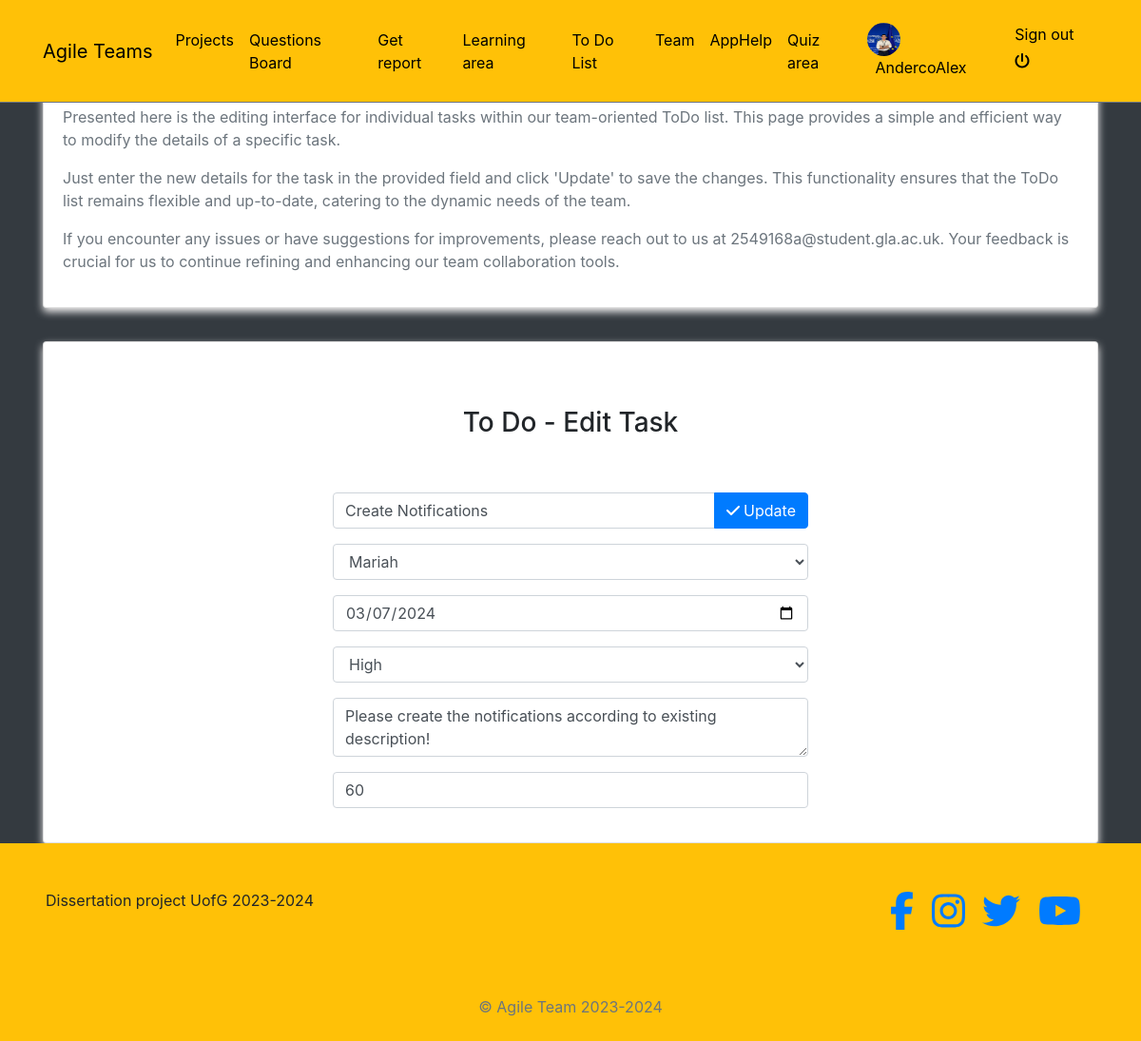
The app's page /todos/edit_task/80/ (signed in), older data.
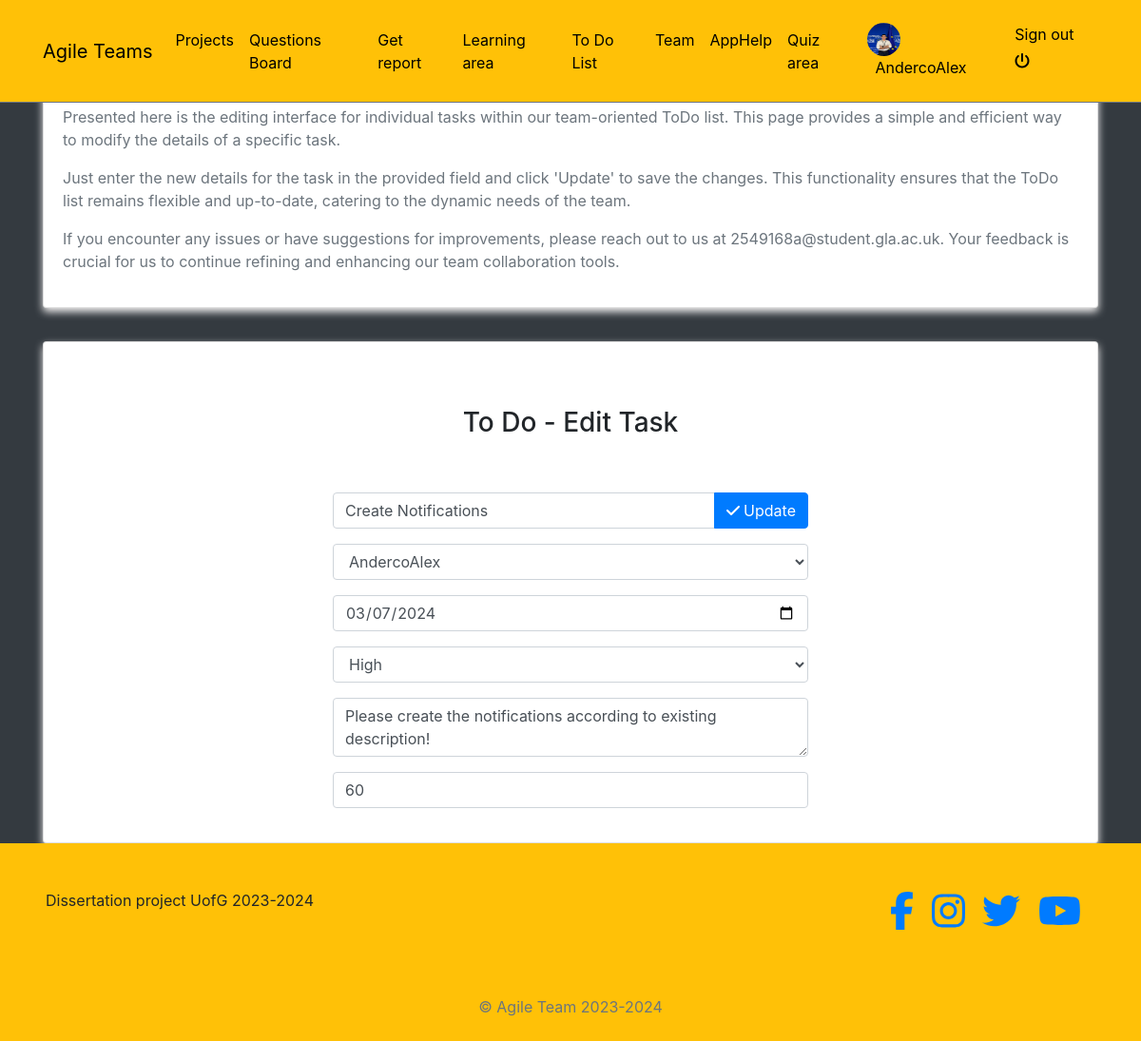
The same page, newer data.
### todo/models.py (models this page shows, shortened)
class Task(models.Model):
    TODO = 'TD'
    IN_PROGRESS = 'IP'
    DONE = 'DN'
    STATUS_CHOICES = [
        (TODO, 'To Do'),
        (IN_PROGRESS, 'In Progress'),
        (DONE, 'Done'),
    ]
    LOW = 'L'
    MEDIUM = 'M'
    HIGH = 'H'
    URGENCY_CHOICES = [
        (LOW, 'Low'),
        (MEDIUM, 'Medium'),
        (HIGH, 'High'),
    ]
    task = models.CharField(max_length=200)
    status = models.CharField(
        max_length=2,
        choices=STATUS_CHOICES,
        default=TODO,
    )
    created_at = models.DateTimeField(auto_now_add=True)
    updated_at = models.DateTimeField(auto_now=True)
    created_by = models.ForeignKey(
        settings.AUTH_USER_MODEL,
        related_name='created_tasks',
        on_delete=models.SET_NULL,
        null=True,
        blank=True
    )
    in_progress_by = models.ForeignKey(
        settings.AUTH_USER_MODEL,
        related_name='in_progress_tasks',
        on_delete=models.SET_NULL,
        null=True,
        blank=True
    )
    done_by = models.ForeignKey(
        settings.AUTH_USER_MODEL,
        related_name='done_tasks',
        on_delete=models.SET_NULL,
        null=True,
        blank=True
    )
    assigned_to = models.ForeignKey(
        settings.AUTH_USER_MODEL,
        related_name='assigned_tasks',
        on_delete=models.SET_NULL,
        null=True
    )
    deadline = models.DateField(null=True, blank=True)
    urgency = models.CharField(
        max_length=1,
        choices=URGENCY_CHOICES,
        default=LOW,
    )
    description = models.TextField(null=True, blank=True)
    expected_time = models.IntegerField(help_text='Expected time in minutes', default=0)

### todo/views.py (the view, shortened to what this page needs)
# urls.py: path('edit_task/<int:pk>/', views.edit_task, name='edit_task'),
@login_required
def edit_task(request, pk):
    task = get_object_or_404(Task, pk=pk)
    users = User.objects.all()
    context = {'task': task, 'users': users}
    return render(request, 'edit_task.html', context)

### blogs/context_processors.py (called while the page is built)
def get_categories(request):
    categories = Category.objects.all()
    return dict(categories=categories)

### profiles/context_processors.py (called while the page is built)
def profile_pic(request):
    if request.user.is_authenticated:
        user = request.user
        try:
            profile_obj = Profile.objects.get(user=user)
            pic = profile_obj.profile_picture
        except Profile.DoesNotExist:
            pic = None
        return {'picture':pic}
    return {}

def get_profile(request):
    if request.user.is_authenticated:
        user = request.user
        try:
            profile_obj = Profile.objects.get(user=user)
        except Profile.DoesNotExist:
            pic = None
        return {'profile':profile_obj}
    return {}

### templates/edit_task.html (shortened to what this page needs)
{% extends 'base.html' %}
{% load crispy_forms_tags %}
{% block content %}
<div class="container" style="margin-top: 70px;">
    <div class="card">
        <div class="card-body">
            <p>Presented here is the editing interface for individual tasks within our team-oriented ToDo list. This page provides a simple and efficient way to modify the details of a specific task. </p>
            <p>Just enter the new details for the task in the provided field and click 'Update' to save the changes. This functionality ensures that the ToDo list remains flexible and up-to-date, catering to the dynamic needs of the team.</p>
            <p>If you encounter any issues or have suggestions for improvements, please reach out to us at 2549168a@student.gla.ac.uk. Your feedback is crucial for us to continue refining and enhancing our team collaboration tools.</p>
        </div>
    </div>
</div>
    <div class="container">
        <div class="card" style="margin-top:35px;">
            <div class="card-body">
                <h3 class="pt-5 pb-5 text-center">To Do - Edit Task</h3>
                <form action="{% url 'edit_task' task.pk %}" method="POST" style="max-width: 500px; margin: auto;">
                    <div class="input-group mb-3">
                        <input type="text" name="task" class="form-control" placeholder="Edit task" value="{{ task.task }}">
                        <div class="input-group-append">
                            <button type="submit" class="btn btn-primary"><i class="fa fa-check"></i> Update</button>
                        </div>
                    </div>
<div class="mb-3">
    <select name="assigned_to" class="form-control">
        {% for user in users %}
        <option value="{{ user.id }}" {% if user.id == task.assigned_to.id %} selected {% endif %}>
            {{ user.username }}
        </option>
        {% endfor %}
    </select>
</div>
<div class="mb-3">
    <input type="date" name="deadline" class="form-control" value="{{ task.deadline|date:'Y-m-d' }}" placeholder="Deadline">
</div>
<div class="mb-3">
    <select name="urgency" class="form-control">
        <option value="H" {% if task.urgency == 'H' %}selected{% endif %}>High</option>
    </select>
</div>
                <div class="mb-3">
                    <textarea name="description" class="form-control" placeholder="Task description">{{ task.description }}</textarea>
                </div>
                <div class="mb-3">
                    <input type="number" name="expected_time" class="form-control" placeholder="Expected time in minutes" value="{{ task.expected_time }}">
                </div>
                </form>
            </div>
        </div>
    </div>
{% endblock content %}

Row changes from the older to the newer data that the page shows:
changed Task "Create Notifications": assigned_to "Mariah" → "AndercoAlex"
